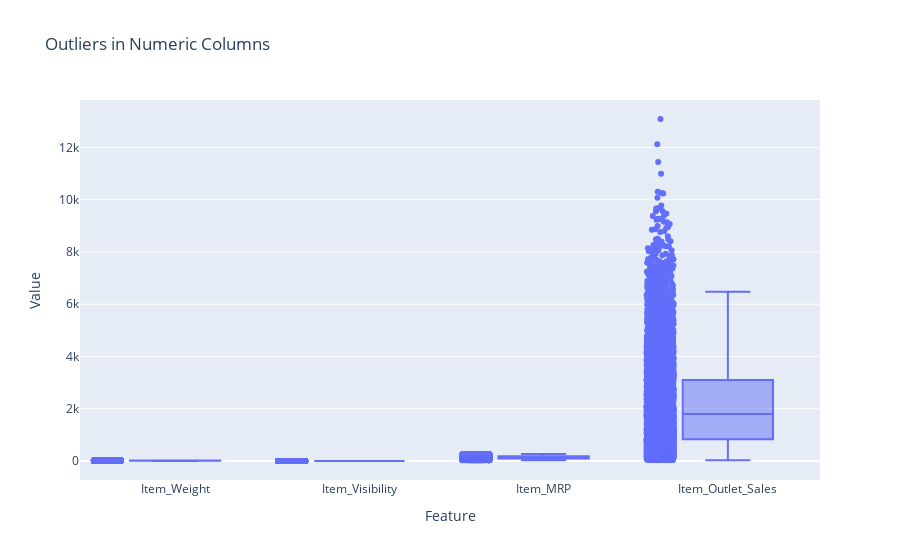

Notebook source saved alongside this figure:
### Code cell
import plotly.express as px
# Create a long-form DataFrame with only numeric columns for easier plotting
numeric_columns = ['Item_Weight', 'Item_Visibility', 'Item_MRP', 'Item_Outlet_Sales']
df_long = df_Train.melt(value_vars=numeric_columns, var_name="Feature", value_name="Value")

# Interactive box plot with facets
fig = px.box(df_long, x="Feature", y="Value", points="all", title="Outliers in Numeric Columns")
fig.show()

### Figure 1 — Plotly figure (JSON) as saved in the notebook; plotly's stock layout.template omitted (floating-point values rounded to 4 significant figures; data arrays with more than 128 entries replaced by an {"elided": "..."} marker saying what was removed)
{"data": [{"alignmentgroup": "True", "boxpoints": "all", "hovertemplate": "Feature=%{x}<br>Value=%{y}<extra></extra>", "legendgroup": "", "marker": {"color": "#636efa"}, "name": "", "notched": false, "offsetgroup": "", "orientation": "v", "showlegend": false, "type": "box", "x": {"elided": "34092 str values"}, "x0": " ", "xaxis": "x", "y": {"elided": "34092 float values"}, "y0": " ", "yaxis": "y"}], "layout": {"boxmode": "group", "legend": {"tracegroupgap": 0}, "title": {"text": "Outliers in Numeric Columns"}, "xaxis": {"anchor": "y", "domain": [0, 1], "title": {"text": "Feature"}}, "yaxis": {"anchor": "x", "domain": [0, 1], "title": {"text": "Value"}}}}
